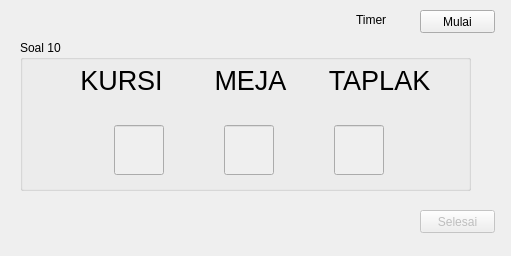
<?xml version="1.0" encoding="UTF-8"?>
<ui version="4.0">
 <class>Form</class>
 <widget class="QWidget" name="Form">
  <property name="geometry">
   <rect>
    <x>0</x>
    <y>0</y>
    <width>511</width>
    <height>256</height>
   </rect>
  </property>
  <property name="windowTitle">
   <string>Form</string>
  </property>
  <widget class="QLabel" name="ttimer">
   <property name="geometry">
    <rect>
     <x>356</x>
     <y>10</y>
     <width>51</width>
     <height>20</height>
    </rect>
   </property>
   <property name="text">
    <string>Timer</string>
   </property>
  </widget>
  <widget class="QGroupBox" name="groupBox">
   <property name="geometry">
    <rect>
     <x>20</x>
     <y>40</y>
     <width>451</width>
     <height>151</height>
    </rect>
   </property>
   <property name="title">
    <string>Soal 10</string>
   </property>
   <widget class="QWidget" name="horizontalLayoutWidget">
    <property name="geometry">
     <rect>
      <x>40</x>
      <y>80</y>
      <width>381</width>
      <height>61</height>
     </rect>
    </property>
    <layout class="QHBoxLayout" name="horizontalLayout">
     <item>
      <widget class="QLineEdit" name="lineEdit">
       <property name="enabled">
        <bool>false</bool>
       </property>
       <property name="sizePolicy">
        <sizepolicy hsizetype="Fixed" vsizetype="Fixed">
         <horstretch>0</horstretch>
         <verstretch>0</verstretch>
        </sizepolicy>
       </property>
       <property name="maximumSize">
        <size>
         <width>50</width>
         <height>50</height>
        </size>
       </property>
       <property name="font">
        <font>
         <pointsize>20</pointsize>
        </font>
       </property>
       <property name="text">
        <string/>
       </property>
       <property name="maxLength">
        <number>1</number>
       </property>
       <property name="alignment">
        <set>Qt::AlignCenter</set>
       </property>
      </widget>
     </item>
     <item>
      <widget class="QLineEdit" name="lineEdit_2">
       <property name="enabled">
        <bool>false</bool>
       </property>
       <property name="sizePolicy">
        <sizepolicy hsizetype="Fixed" vsizetype="Fixed">
         <horstretch>0</horstretch>
         <verstretch>0</verstretch>
        </sizepolicy>
       </property>
       <property name="maximumSize">
        <size>
         <width>50</width>
         <height>50</height>
        </size>
       </property>
       <property name="font">
        <font>
         <pointsize>20</pointsize>
        </font>
       </property>
       <property name="maxLength">
        <number>1</number>
       </property>
       <property name="alignment">
        <set>Qt::AlignCenter</set>
       </property>
      </widget>
     </item>
     <item>
      <widget class="QLineEdit" name="lineEdit_3">
       <property name="enabled">
        <bool>false</bool>
       </property>
       <property name="sizePolicy">
        <sizepolicy hsizetype="Fixed" vsizetype="Fixed">
         <horstretch>0</horstretch>
         <verstretch>0</verstretch>
        </sizepolicy>
       </property>
       <property name="maximumSize">
        <size>
         <width>50</width>
         <height>50</height>
        </size>
       </property>
       <property name="font">
        <font>
         <pointsize>20</pointsize>
        </font>
       </property>
       <property name="text">
        <string/>
       </property>
       <property name="maxLength">
        <number>1</number>
       </property>
       <property name="alignment">
        <set>Qt::AlignCenter</set>
       </property>
      </widget>
     </item>
    </layout>
   </widget>
   <widget class="QWidget" name="horizontalLayoutWidget_2">
    <property name="geometry">
     <rect>
      <x>40</x>
      <y>20</y>
      <width>381</width>
      <height>41</height>
     </rect>
    </property>
    <layout class="QHBoxLayout" name="horizontalLayout_2">
     <item>
      <widget class="QLabel" name="label">
       <property name="font">
        <font>
         <pointsize>20</pointsize>
        </font>
       </property>
       <property name="text">
        <string>KURSI</string>
       </property>
       <property name="alignment">
        <set>Qt::AlignCenter</set>
       </property>
      </widget>
     </item>
     <item>
      <widget class="QLabel" name="label_2">
       <property name="font">
        <font>
         <pointsize>20</pointsize>
        </font>
       </property>
       <property name="text">
        <string>MEJA</string>
       </property>
       <property name="alignment">
        <set>Qt::AlignCenter</set>
       </property>
      </widget>
     </item>
     <item>
      <widget class="QLabel" name="label_3">
       <property name="font">
        <font>
         <pointsize>20</pointsize>
        </font>
       </property>
       <property name="text">
        <string>TAPLAK</string>
       </property>
       <property name="alignment">
        <set>Qt::AlignCenter</set>
       </property>
      </widget>
     </item>
    </layout>
   </widget>
  </widget>
  <widget class="QPushButton" name="nextEx">
   <property name="enabled">
    <bool>false</bool>
   </property>
   <property name="geometry">
    <rect>
     <x>420</x>
     <y>210</y>
     <width>75</width>
     <height>23</height>
    </rect>
   </property>
   <property name="text">
    <string>Selesai</string>
   </property>
  </widget>
  <widget class="QPushButton" name="startEx">
   <property name="geometry">
    <rect>
     <x>420</x>
     <y>10</y>
     <width>75</width>
     <height>23</height>
    </rect>
   </property>
   <property name="text">
    <string>Mulai</string>
   </property>
  </widget>
 </widget>
 <resources/>
 <connections/>
</ui>
